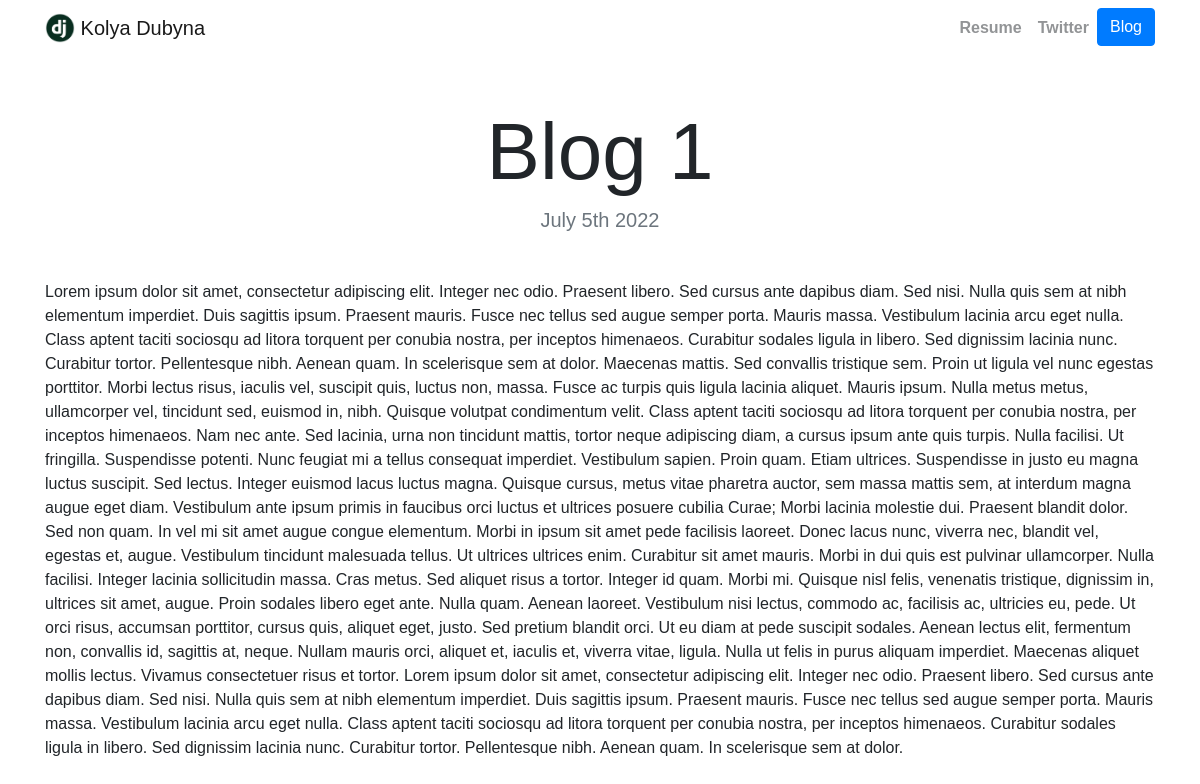
The page /blog/9/ on the database its author committed.
### blog/models.py (models this page shows, shortened)
class Blog(models.Model):
    title = models.CharField(max_length=200)
    date = models.DateField()
    description = models.TextField()

### blog/views.py (the view)
# urls.py: path('<int:blog_id>/', views.detail, name='detail'),
def detail(request, blog_id):
    blog = get_object_or_404(Blog, pk=blog_id)
    return render(request, 'blog/detail.html', {'blog':blog})

### blog/templates/blog/detail.html
{% extends "portfolio/base.html" %}
{% load static %}
{% block content %}
<h1 class="text-center mt-5" id="blogdetailtitle">{{ blog.title }}</h1>
<h5 class="text-center text-muted mb-5">{{ blog.date|date:'F jS Y' }}</h5>
{{ blog.description|safe }}
{% endblock %}

### portfolio/static/portfolio/custom.css (style rules this page uses)
body, nav { font-family: 'Arima', cursive; font-family: 'Noto Sans JP', sans-serif; }
@media (min-width: 992px) { #blogdetailtitle { font-size: 5rem; } }

### rows shown on the page
Blog: title "Blog 1", date "July 5th 2022", description "Lorem ipsum dolor sit amet, consectetur adipiscing elit. Integer nec odio. Praesent libero. Sed cursus ante dapibus diam. Sed nisi. Nulla quis sem at nibh elementum imperdiet. Duis sagittis ipsum. Praesent mauris. Fusce nec tellus sed augue semper porta. Mauris massa. Vestibulum lacinia arcu eget nulla. Class aptent taciti sociosqu ad litora torquent per conubia nostra, per inceptos himenaeos. Curabitur sodales ligula in libero. Sed dignissim lacinia nunc. Curabitur tortor. Pellentesque nibh. Aenean quam. In scelerisque sem at dolor. Maecenas mattis. Sed convallis tristique sem. Proin ut ligula vel nunc egestas porttitor. Morbi lectus risus, iaculis vel, suscipit quis, luctus non, massa.…"
